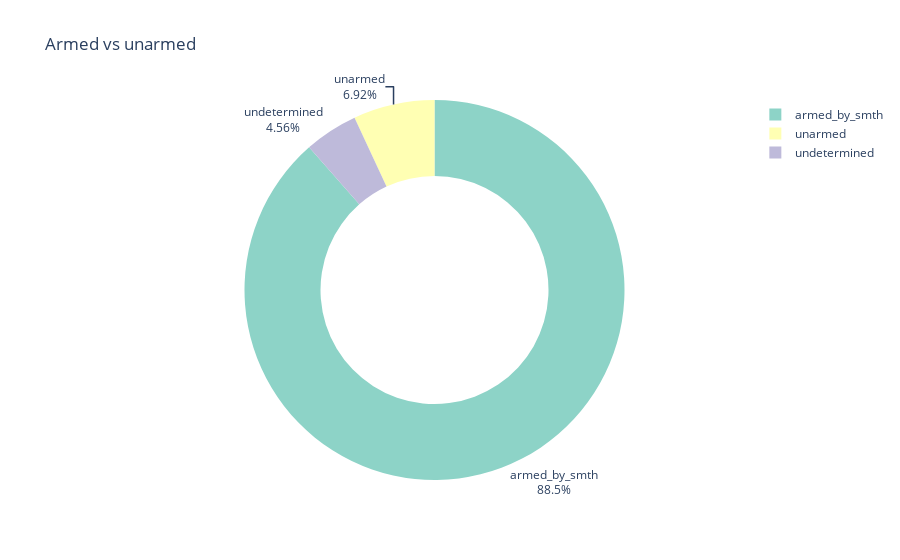

The cell this chart's notebook holds for it:
### Code cell
by_armed = by_armed.reset_index()
by_armed.columns = ["armed_status", "count"]

fig = px.pie(
    by_armed,
    names="armed_status",
    values="count",
    title="Armed vs unarmed",
    hole=0.6,
    color_discrete_sequence=px.colors.qualitative.Set3,
)
fig.update_traces(textposition="outside", textinfo="percent+label")
fig.show()

### Figure 1 — Plotly figure (JSON) as saved in the notebook; plotly's stock layout.template omitted (floating-point values rounded to 4 significant figures)
{"data": [{"domain": {"x": [0, 1], "y": [0, 1]}, "hole": 0.6, "hovertemplate": "armed_status=%{label}<br>count=%{value}<extra></extra>", "labels": ["armed_by_smth", "unarmed", "undetermined"], "legendgroup": "", "name": "", "showlegend": true, "textinfo": "percent+label", "textposition": "outside", "type": "pie", "values": [2176, 170, 112]}], "layout": {"legend": {"tracegroupgap": 0}, "piecolorway": ["rgb(141,211,199)", "rgb(255,255,179)", "rgb(190,186,218)", "rgb(251,128,114)", "rgb(128,177,211)", "rgb(253,180,98)", "rgb(179,222,105)", "rgb(252,205,229)", "rgb(217,217,217)", "rgb(188,128,189)", "rgb(204,235,197)", "rgb(255,237,111)"], "title": {"text": "Armed vs unarmed"}}}
